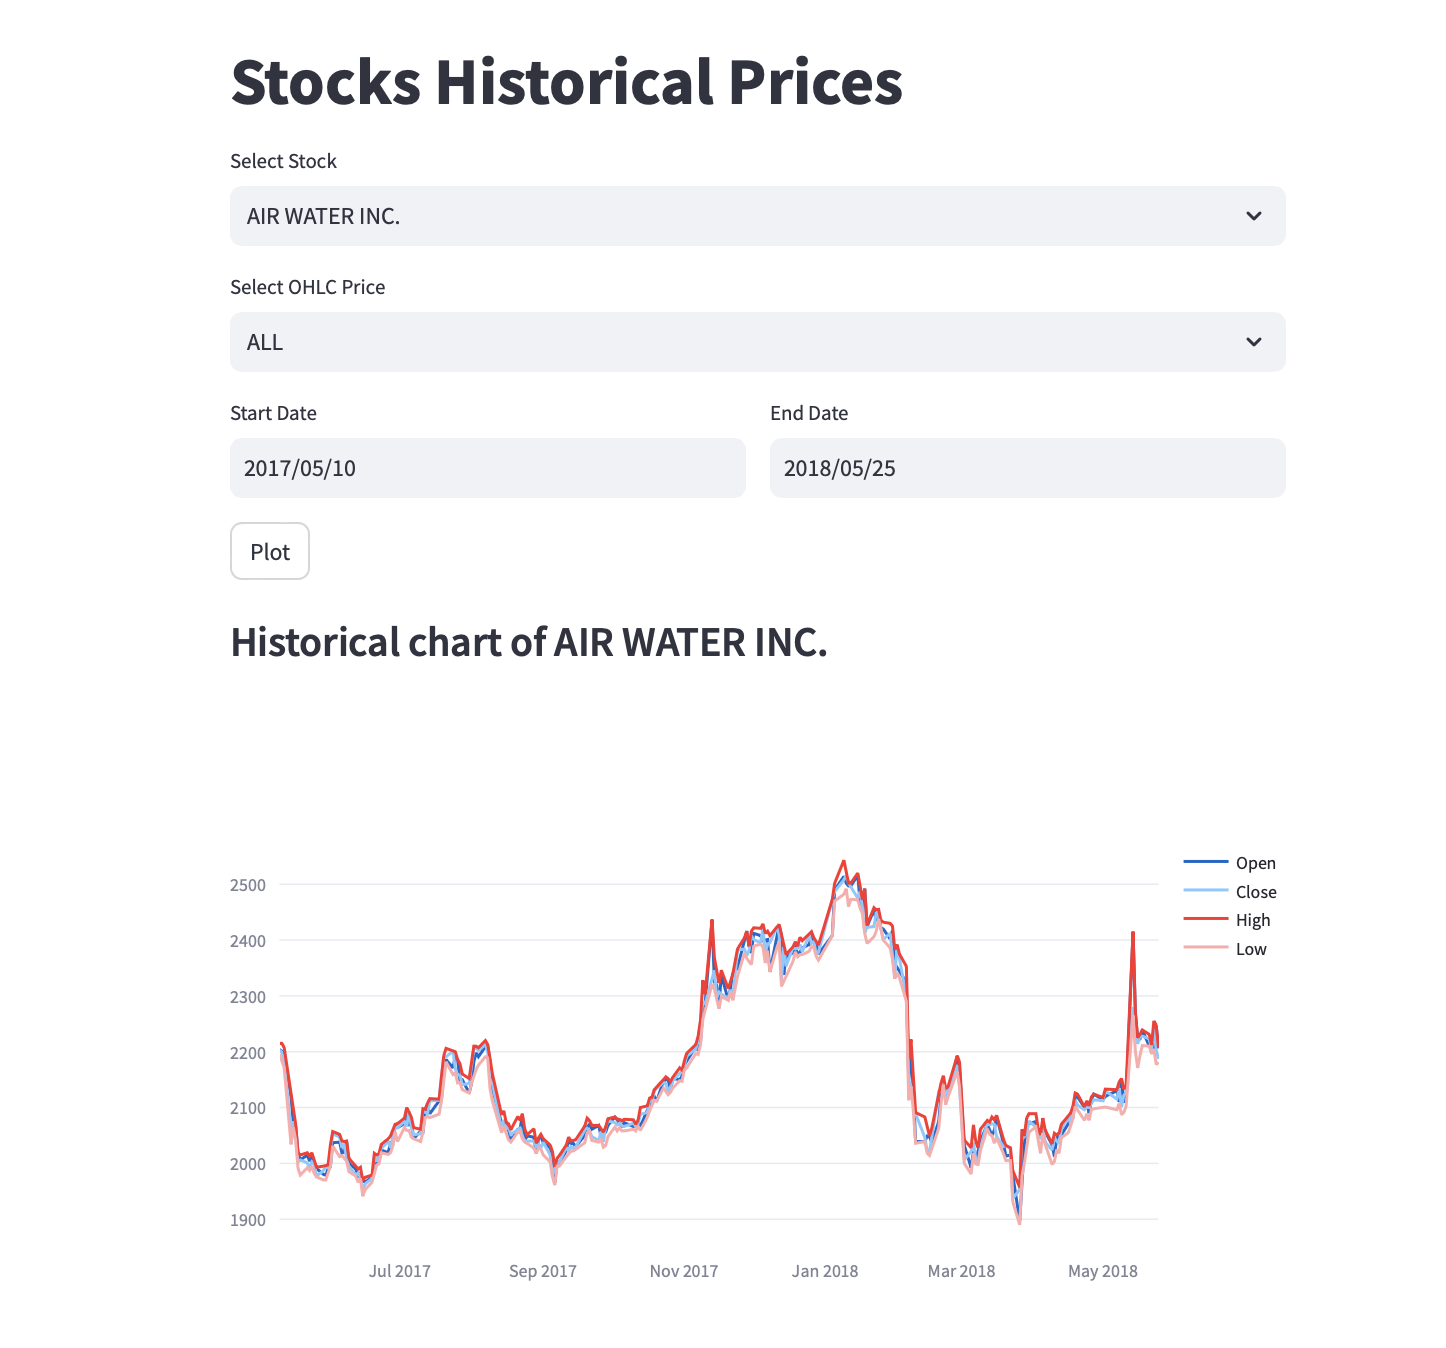

Generate this figure with Python:
from dbEngine.dbEngine import DbEngine
from sqlalchemy import create_engine, text
import streamlit as st
import pandas as pd
import numpy as np
import plotly.express as px
import plotly.graph_objects as go
from datetime import datetime


def performAction(engine, connection, option1, option2, start, end):

    # Perform some action based on the selected options
    query = text(f"select SecuritiesCode from stock_list where Name = '{option1}';")
    r = connection.execute(query)
    i = r.fetchall()[0][0]
    query = text(f"select * from stock_prices where SecuritiesCode = {i};")
    r = connection.execute(query)
    data = pd.DataFrame(r.fetchall())
    if(len(data)!=0):
        if start > end:
            st.error('start date can not be less than end date')
        else:
            data = data[(data['Date'] >= pd.to_datetime(start)) & (data['Date'] <= pd.to_datetime(end))]
            if(len(data)!=0):
                st.subheader(f"Historical chart of {option1}")
                if option2 == 'ALL':
                    fig = go.Figure()
                    yColumns = ['Open', 'Close', 'High','Low']
                    for col in yColumns:
                        fig.add_trace(go.Scatter(x=data['Date'], y=data[col], mode='lines', name=col))
                    
                    st.plotly_chart(fig)
                else:
                    plotdata = data[['Date',option2]]
                    fig = px.line(plotdata, x='Date', y=option2, title='Stock Values Over Time')
                    st.plotly_chart(fig)
            else:
                st.error('no data for this date range')
    else:
        st.write('no data available')

# Initialize the database engine and connection
dbEngine = DbEngine()
engine = dbEngine.createDbengine()
connection = engine.connect()

# Query to get all stock names
query = text('select Name from stock_list;')
r = connection.execute(query)
stockCodes = np.unique([i[0] for i in r.fetchall()])
prices = ['Open', 'Close', 'High', 'Low', 'ALL']

# Streamlit app
st.title('Stocks Historical Prices')

# Dropdown for selecting stock code and price option
codeSelected = st.selectbox('Select Stock', stockCodes)
priceSelected = st.selectbox('Select OHLC Price', prices)

# Date inputs for selecting date range
defaultStartDate = datetime(2017, 1, 4)
defaultEndDate = datetime(2021, 12, 3)
col1, col2 = st.columns(2)
with col1:
    startDate = st.date_input('Start Date', value=defaultStartDate)
with col2:
    endDate = st.date_input('End Date', value=defaultEndDate)

# Button to plot the selected data
if st.button('Plot'):
    performAction(engine, connection, codeSelected, priceSelected, startDate, endDate)
